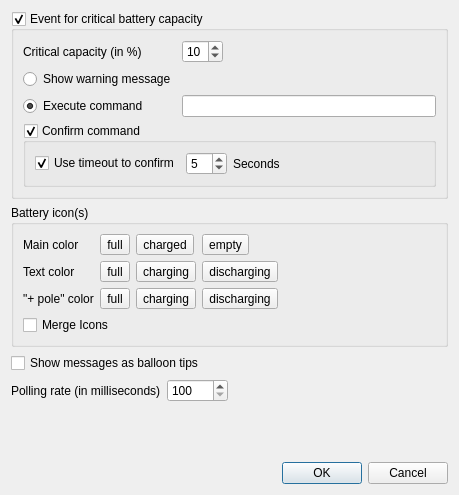
<?xml version="1.0" encoding="UTF-8"?>
<ui version="4.0">
 <class>settingsDialog</class>
 <widget class="QDialog" name="settingsDialog">
  <property name="geometry">
   <rect>
    <x>0</x>
    <y>0</y>
    <width>449</width>
    <height>495</height>
   </rect>
  </property>
  <property name="windowTitle">
   <string>QBat - Settings</string>
  </property>
  <layout class="QVBoxLayout">
   <item>
    <widget class="QGroupBox" name="criticalGroup">
     <property name="title">
      <string>Event for critical battery capacity</string>
     </property>
     <property name="checkable">
      <bool>true</bool>
     </property>
     <layout class="QGridLayout">
      <item row="0" column="0">
       <widget class="QLabel" name="criticalCapacitylabel">
        <property name="text">
         <string>Critical capacity (in %)</string>
        </property>
       </widget>
      </item>
      <item row="1" column="0">
       <widget class="QRadioButton" name="criticalWarningRadio">
        <property name="text">
         <string>Show warning message</string>
        </property>
        <property name="checked">
         <bool>false</bool>
        </property>
       </widget>
      </item>
      <item row="2" column="0" rowspan="2">
       <widget class="QRadioButton" name="criticalCommandRadio">
        <property name="text">
         <string>Execute command</string>
        </property>
        <property name="checked">
         <bool>true</bool>
        </property>
       </widget>
      </item>
      <item row="0" column="1">
       <widget class="QSpinBox" name="criticalCapacitySpin">
        <property name="minimum">
         <number>1</number>
        </property>
        <property name="maximum">
         <number>99</number>
        </property>
        <property name="value">
         <number>10</number>
        </property>
       </widget>
      </item>
      <item row="4" column="0" colspan="3">
       <widget class="QGroupBox" name="confirmCommandBox">
        <property name="title">
         <string>Confirm command</string>
        </property>
        <property name="checkable">
         <bool>true</bool>
        </property>
        <layout class="QGridLayout">
         <item row="0" column="0">
          <widget class="QCheckBox" name="timeoutCheck">
           <property name="text">
            <string>Use timeout to confirm</string>
           </property>
           <property name="checked">
            <bool>true</bool>
           </property>
          </widget>
         </item>
         <item row="0" column="1">
          <widget class="QSpinBox" name="timeoutSpin">
           <property name="minimum">
            <number>1</number>
           </property>
           <property name="value">
            <number>5</number>
           </property>
          </widget>
         </item>
         <item row="0" column="2">
          <widget class="QLabel" name="timeoutLabel">
           <property name="text">
            <string>Seconds</string>
           </property>
          </widget>
         </item>
         <item row="0" column="3">
          <spacer name="spacer1">
           <property name="orientation">
            <enum>Qt::Horizontal</enum>
           </property>
           <property name="sizeHint" stdset="0">
            <size>
             <width>40</width>
             <height>20</height>
            </size>
           </property>
          </spacer>
         </item>
        </layout>
       </widget>
      </item>
      <item row="2" column="1" rowspan="2" colspan="2">
       <widget class="QLineEdit" name="criticalCommandEdit"/>
      </item>
      <item row="0" column="2">
       <spacer name="spacer0">
        <property name="orientation">
         <enum>Qt::Horizontal</enum>
        </property>
        <property name="sizeHint" stdset="0">
         <size>
          <width>40</width>
          <height>20</height>
         </size>
        </property>
       </spacer>
      </item>
     </layout>
    </widget>
   </item>
   <item>
    <widget class="QGroupBox" name="batteryIconGroup">
     <property name="title">
      <string>Battery icon(s)</string>
     </property>
     <layout class="QGridLayout">
      <item row="0" column="5" rowspan="3">
       <spacer name="spacer2">
        <property name="orientation">
         <enum>Qt::Horizontal</enum>
        </property>
        <property name="sizeHint" stdset="0">
         <size>
          <width>40</width>
          <height>20</height>
         </size>
        </property>
       </spacer>
      </item>
      <item row="0" column="0" colspan="2">
       <widget class="QLabel" name="mainColorLabel">
        <property name="text">
         <string>Main color</string>
        </property>
       </widget>
      </item>
      <item row="0" column="2">
       <widget class="QToolButton" name="mainFullColorButton">
        <property name="toolTip">
         <string>full</string>
        </property>
        <property name="text">
         <string>full</string>
        </property>
       </widget>
      </item>
      <item row="0" column="3">
       <widget class="QToolButton" name="mainChargedColorButton">
        <property name="toolTip">
         <string>charged</string>
        </property>
        <property name="text">
         <string>charged</string>
        </property>
       </widget>
      </item>
      <item row="0" column="4">
       <widget class="QToolButton" name="mainEmptyColorButton">
        <property name="toolTip">
         <string>empty</string>
        </property>
        <property name="text">
         <string>empty</string>
        </property>
       </widget>
      </item>
      <item row="1" column="0" colspan="2">
       <widget class="QLabel" name="textColorLabel">
        <property name="text">
         <string>Text color</string>
        </property>
       </widget>
      </item>
      <item row="1" column="2">
       <widget class="QToolButton" name="textFullColorButton">
        <property name="toolTip">
         <string>full</string>
        </property>
        <property name="text">
         <string>full</string>
        </property>
       </widget>
      </item>
      <item row="2" column="0" colspan="2">
       <widget class="QLabel" name="poleLabel">
        <property name="text">
         <string>&quot;+ pole&quot; color</string>
        </property>
       </widget>
      </item>
      <item row="2" column="2">
       <widget class="QToolButton" name="poleFullColorButton">
        <property name="toolTip">
         <string>full</string>
        </property>
        <property name="text">
         <string>full</string>
        </property>
       </widget>
      </item>
      <item row="2" column="3">
       <widget class="QToolButton" name="poleChargingColorButton">
        <property name="toolTip">
         <string>charging</string>
        </property>
        <property name="text">
         <string>charging</string>
        </property>
       </widget>
      </item>
      <item row="3" column="0" colspan="6">
       <widget class="QCheckBox" name="mergeBatteriesCheck">
        <property name="text">
         <string>Merge Icons</string>
        </property>
       </widget>
      </item>
      <item row="1" column="3">
       <widget class="QToolButton" name="textChargingColorButton">
        <property name="toolTip">
         <string>charging</string>
        </property>
        <property name="text">
         <string>charging</string>
        </property>
       </widget>
      </item>
      <item row="1" column="4">
       <widget class="QToolButton" name="textDischargingColorButton">
        <property name="toolTip">
         <string>discharging</string>
        </property>
        <property name="text">
         <string>discharging</string>
        </property>
       </widget>
      </item>
      <item row="2" column="4">
       <widget class="QToolButton" name="poleDischargingColorButton">
        <property name="toolTip">
         <string>discharging</string>
        </property>
        <property name="text">
         <string>discharging</string>
        </property>
       </widget>
      </item>
     </layout>
    </widget>
   </item>
   <item>
    <widget class="QCheckBox" name="showBalloonCheck">
     <property name="text">
      <string>Show messages as balloon tips</string>
     </property>
    </widget>
   </item>
   <item>
    <layout class="QHBoxLayout">
     <item>
      <widget class="QLabel" name="pollingRateLabel">
       <property name="sizePolicy">
        <sizepolicy hsizetype="Minimum" vsizetype="Preferred">
         <horstretch>0</horstretch>
         <verstretch>0</verstretch>
        </sizepolicy>
       </property>
       <property name="text">
        <string>Polling rate (in milliseconds)</string>
       </property>
      </widget>
     </item>
     <item>
      <widget class="QSpinBox" name="pollingRateSpin">
       <property name="minimum">
        <number>100</number>
       </property>
       <property name="maximum">
        <number>20000</number>
       </property>
       <property name="singleStep">
        <number>100</number>
       </property>
      </widget>
     </item>
     <item>
      <spacer name="spacer3">
       <property name="orientation">
        <enum>Qt::Horizontal</enum>
       </property>
       <property name="sizeHint" stdset="0">
        <size>
         <width>40</width>
         <height>20</height>
        </size>
       </property>
      </spacer>
     </item>
    </layout>
   </item>
   <item>
    <spacer name="spacer4">
     <property name="orientation">
      <enum>Qt::Vertical</enum>
     </property>
     <property name="sizeHint" stdset="0">
      <size>
       <width>437</width>
       <height>20</height>
      </size>
     </property>
    </spacer>
   </item>
   <item>
    <widget class="QDialogButtonBox" name="buttonBox">
     <property name="orientation">
      <enum>Qt::Horizontal</enum>
     </property>
     <property name="standardButtons">
      <set>QDialogButtonBox::Cancel|QDialogButtonBox::Ok</set>
     </property>
     <property name="centerButtons">
      <bool>false</bool>
     </property>
    </widget>
   </item>
  </layout>
 </widget>
 <tabstops>
  <tabstop>criticalGroup</tabstop>
  <tabstop>criticalWarningRadio</tabstop>
  <tabstop>criticalCommandRadio</tabstop>
  <tabstop>mainFullColorButton</tabstop>
  <tabstop>mainChargedColorButton</tabstop>
  <tabstop>mainEmptyColorButton</tabstop>
  <tabstop>textFullColorButton</tabstop>
  <tabstop>textChargingColorButton</tabstop>
  <tabstop>poleFullColorButton</tabstop>
  <tabstop>poleChargingColorButton</tabstop>
  <tabstop>pollingRateSpin</tabstop>
  <tabstop>buttonBox</tabstop>
 </tabstops>
 <resources/>
 <connections>
  <connection>
   <sender>buttonBox</sender>
   <signal>accepted()</signal>
   <receiver>settingsDialog</receiver>
   <slot>accept()</slot>
   <hints>
    <hint type="sourcelabel">
     <x>235</x>
     <y>490</y>
    </hint>
    <hint type="destinationlabel">
     <x>157</x>
     <y>274</y>
    </hint>
   </hints>
  </connection>
  <connection>
   <sender>buttonBox</sender>
   <signal>rejected()</signal>
   <receiver>settingsDialog</receiver>
   <slot>reject()</slot>
   <hints>
    <hint type="sourcelabel">
     <x>303</x>
     <y>490</y>
    </hint>
    <hint type="destinationlabel">
     <x>286</x>
     <y>274</y>
    </hint>
   </hints>
  </connection>
  <connection>
   <sender>criticalCommandRadio</sender>
   <signal>toggled(bool)</signal>
   <receiver>criticalCommandEdit</receiver>
   <slot>setEnabled(bool)</slot>
   <hints>
    <hint type="sourcelabel">
     <x>172</x>
     <y>112</y>
    </hint>
    <hint type="destinationlabel">
     <x>208</x>
     <y>112</y>
    </hint>
   </hints>
  </connection>
  <connection>
   <sender>timeoutCheck</sender>
   <signal>toggled(bool)</signal>
   <receiver>timeoutSpin</receiver>
   <slot>setEnabled(bool)</slot>
   <hints>
    <hint type="sourcelabel">
     <x>129</x>
     <y>186</y>
    </hint>
    <hint type="destinationlabel">
     <x>257</x>
     <y>189</y>
    </hint>
   </hints>
  </connection>
  <connection>
   <sender>timeoutCheck</sender>
   <signal>toggled(bool)</signal>
   <receiver>timeoutLabel</receiver>
   <slot>setEnabled(bool)</slot>
   <hints>
    <hint type="sourcelabel">
     <x>101</x>
     <y>186</y>
    </hint>
    <hint type="destinationlabel">
     <x>315</x>
     <y>189</y>
    </hint>
   </hints>
  </connection>
  <connection>
   <sender>criticalCommandRadio</sender>
   <signal>toggled(bool)</signal>
   <receiver>confirmCommandBox</receiver>
   <slot>setEnabled(bool)</slot>
   <hints>
    <hint type="sourcelabel">
     <x>67</x>
     <y>109</y>
    </hint>
    <hint type="destinationlabel">
     <x>180</x>
     <y>141</y>
    </hint>
   </hints>
  </connection>
 </connections>
</ui>
